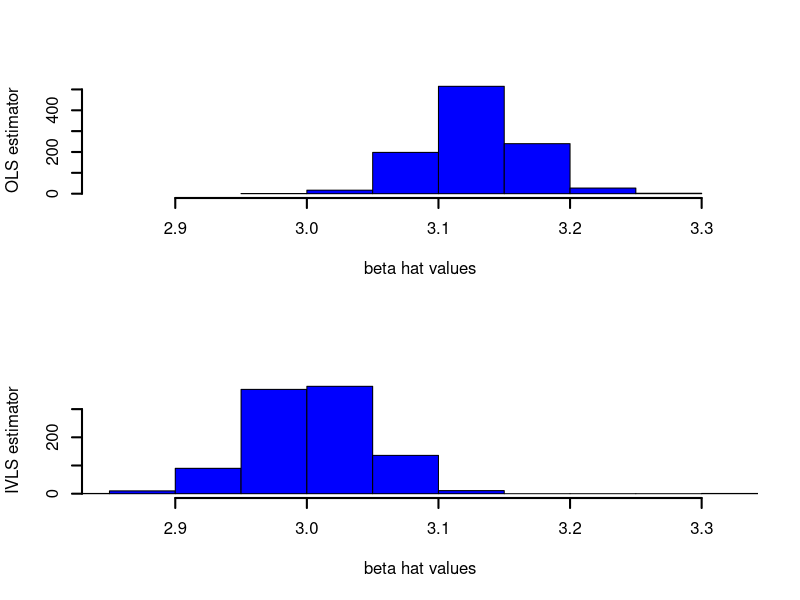
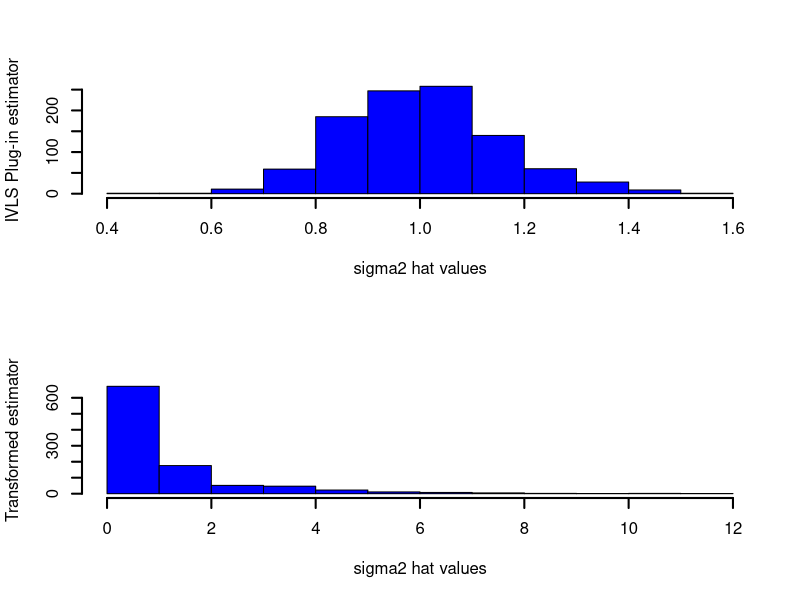

The R source for these figures, in order:
#### Ying Qiao
#### SID: 21412301
#### STAT 215B, Assignment 4, 3/8/2013

rm(list=ls())
require(MASS)

#### Sqrt of 2-by-2 matrix
sqrt.m22 <- function(M){
  s <- sqrt(det(M))
  t <- sqrt(sum(diag(M)) + 2*s)
  R <- M / t
  diag(R) <- diag(R) + s / t
  R
}


#### estimation parameter definition
beta = 3
sigma2 = 1
rho = 3/4

#### simulation parameter definition
N.MC = 1000
n = 100

#### storing MC results
beta.hat.ols <- rep(0, N.MC)
beta.hat.ivls <- rep(0, N.MC)
sigma2.hat.ivls <- rep(0, N.MC)
sigma2.hat.zz <- rep(0, N.MC)



for (i in 1:N.MC){
#### LM simulation
# random sample generation
set.seed(i)
seeds <- round(runif(3)*1000)

set.seed(seeds[1])
U <- rnorm(n, 0, 1)
set.seed(seeds[2])
V <- rnorm(n, 0, 1)

mu.err <- rep(0, 2)
Sigma.err <- matrix(c(sigma2,rho,rho,sigma2),2,2)
set.seed(seeds[3])
err <- mvrnorm(n, mu.err, Sigma.err)
eps <- err[ ,1]
del <- err[ ,2]

X <- U + 2*V + del
Y <- X*beta + eps

# OLS estimator
ols <- lm(Y ~ X - 1)
#ols$coeff
beta.hat.ols[i] <- ols$coeff

# IVLS (~2SLS) estimator
iv <- lm(X ~ U + V - 1)
X.hat <- iv$fit
ivls <- lm(Y ~ X.hat - 1)
#ivls$coeff
beta.hat.ivls[i] <- ivls$coeff

# IVLS plugin error estimator
SS <- sum((Y - X*ivls$coeff)^2)
#SS / (n - 2)
sigma2.hat.ivls[i] <- SS / (n - 2)

# transformed error estimator
tZ <- t(cbind(U,V))
ZZ.sqinv <- sqrt.m22(solve(tcrossprod(tZ)))
L <- ZZ.sqinv %*% tZ %*% Y
M <- ZZ.sqinv %*% tZ %*% X
trans <- lm(L ~ M - 1)
#sum(trans$res^2)
sigma2.hat.zz[i] <- sum(trans$res^2)

}


#### MC results
## beta
mean(beta.hat.ols)
sd(beta.hat.ols)
sqrt(mean((beta.hat.ols - beta)^2))

mean(beta.hat.ivls)
sd(beta.hat.ivls)
sqrt(mean((beta.hat.ivls - beta)^2))

#hist
xlim=range(beta.hat.ivls);
lwd=2;col="blue"; xlab="beta hat values"; breaks=seq(140,360,10)
par(mfrow=c(2,1),cex.main= 1)
hist(beta.hat.ols, xlim=xlim, col=col,lwd=lwd,main="",xlab=xlab,ylab="OLS estimator")
hist(beta.hat.ivls,xlim=xlim, col=col,lwd=lwd,main="",xlab=xlab,ylab="IVLS estimator")


## sigma2
mean(sigma2.hat.ivls)
sd(sigma2.hat.ivls)

mean(sigma2.hat.zz)
sd(sigma2.hat.zz)

#hist
lwd=2;col="blue"; xlab="sigma2 hat values"; breaks=seq(140,360,10)
par(mfrow=c(2,1),cex.main= 1)
hist(sigma2.hat.ivls, col=col,lwd=lwd,main="",xlab=xlab,ylab="IVLS Plug-in estimator")
hist(sigma2.hat.zz,   col=col,lwd=lwd,main="",xlab=xlab,ylab="Transformed estimator")


